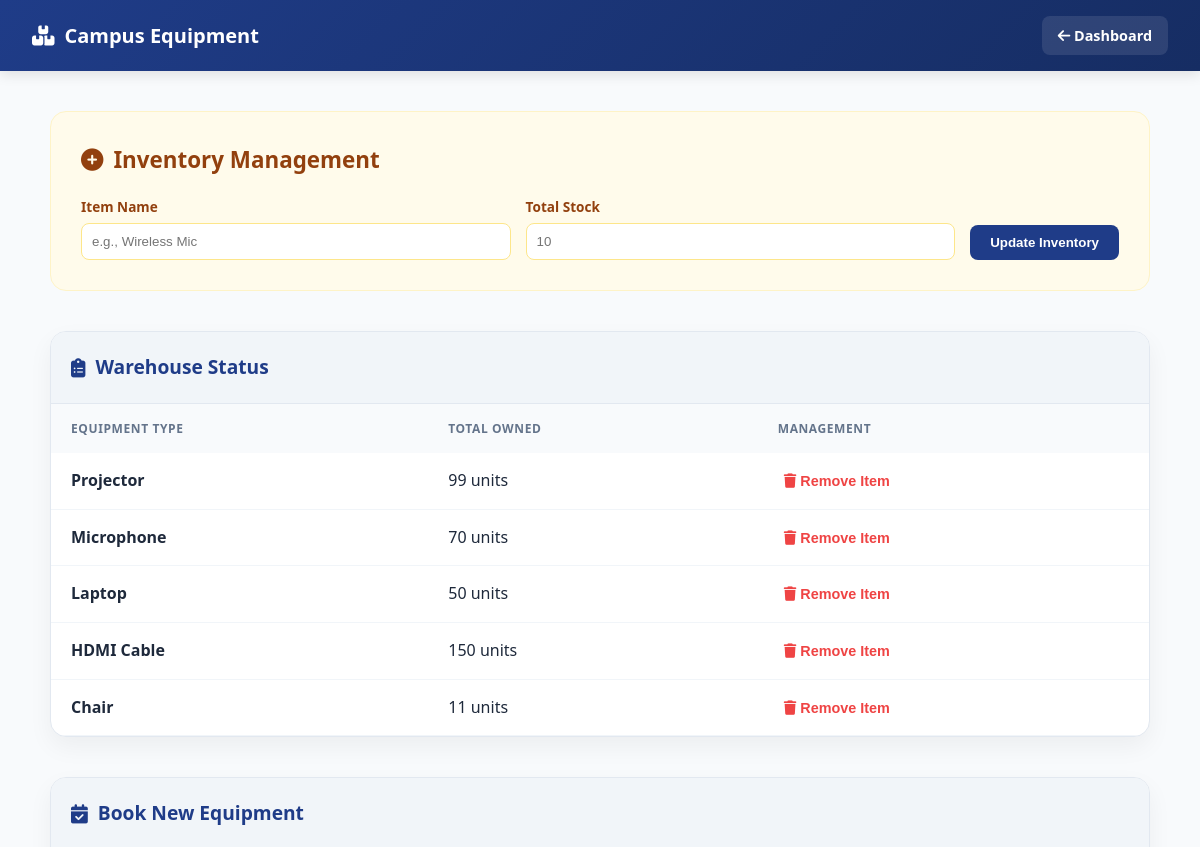
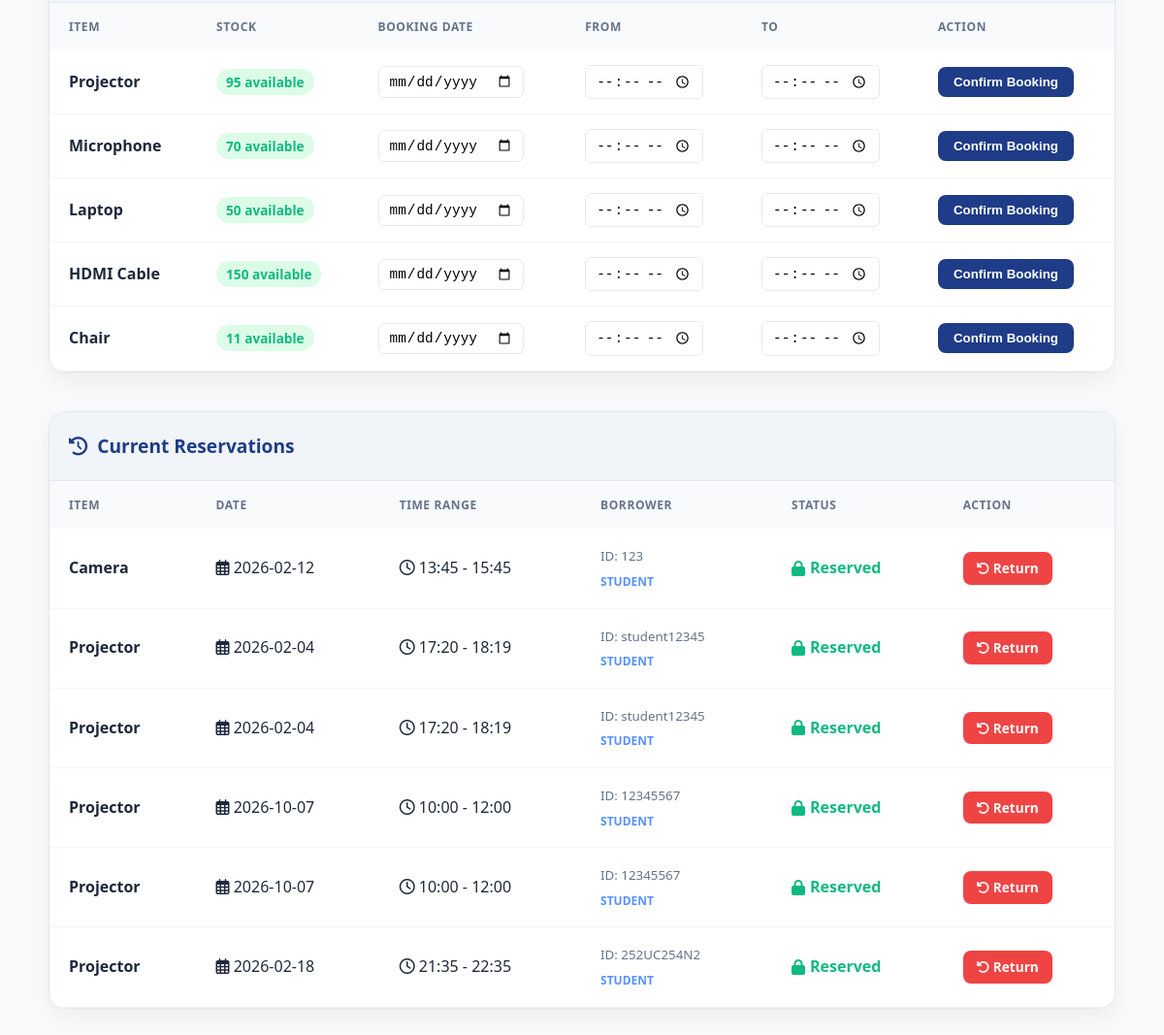
The app's page /equipment (signed in) with its own data (2 pictures, top to bottom).
### tables this page shows
CREATE TABLE equipment_inventory (
    id INTEGER PRIMARY KEY AUTOINCREMENT,
    equipment_name TEXT UNIQUE NOT NULL,
    total_quantity INTEGER NOT NULL
, available_quantity INTEGER DEFAULT 0);

CREATE TABLE equipment_bookings (
    id INTEGER PRIMARY KEY AUTOINCREMENT,
    equipment_name TEXT NOT NULL,
    booked_by TEXT NOT NULL,
    booking_date TEXT NOT NULL,
    start_time TEXT NOT NULL,  -- When they start
    end_time TEXT NOT NULL,    -- When they return it
    user_role TEXT NOT NULL,
    status TEXT DEFAULT 'Reserved'
);

### app.py (the view, shortened to what this page needs)
@app.route('/equipment', methods=['GET', 'POST'])
def equipment():
    if 'user_id' not in session:
        flash("Please login first", "danger")
        return redirect(url_for('student_login'))
    role = session.get('role')
    inventory = query_db(ADMIN_DB, "SELECT * FROM equipment_inventory")
    bookings = query_db(ADMIN_DB, "SELECT * FROM equipment_bookings")
    equipment_list = query_db(ADMIN_DB, """SELECT equipment_name, available_quantity FROM equipment_inventory""")
    return render_template(
        'equipment.html',
        bookings=bookings,
        inventory=inventory,
        equipment=equipment_list,
        role=role
    )
    if session.get('role') == 'lecturer':
        flash("Access Denied: Lecturers are not permitted to view or book equipment.", "danger")
        return redirect(url_for('dashboard'))
    bookings = query_db(ADMIN_DB, "SELECT * FROM equipment_bookings")
    return render_template('equipment.html', bookings=bookings)

### app.py (called while the page is built)
def query_db(db, query, args=(), one=False):
    conn = sqlite3.connect(db)
    conn.row_factory = sqlite3.Row
    cur = conn.cursor()
    cur.execute(query, args)
    conn.commit()
    result = cur.fetchall()
    conn.close()
    return result[0] if one and result else result

### templates/equipment.html (shortened to what this page needs)
<!DOCTYPE html>
<html lang="en">
<head>
    <link rel="stylesheet" href="https://cdnjs.cloudflare.com/ajax/libs/font-awesome/6.4.0/css/all.min.css">
</head>
<body>
<div class="navbar">
    <h3><i class="fas fa-boxes"></i> Campus Equipment</h3>
    <a href="{{ url_for('dashboard') }}"><i class="fas fa-arrow-left"></i> Dashboard</a>
</div>
<div class="container">
    {% if role == 'admin' %}
    <div class="admin-card">
        <h2><i class="fas fa-plus-circle"></i> Inventory Management</h2>
        <form method="POST" class="admin-form">
            <div class="form-group">
                <label>Item Name</label>
                <input type="text" name="equipment_name" placeholder="e.g., Wireless Mic" required>
            </div>
            <div class="form-group">
                <label>Total Stock</label>
                <input type="number" name="quantity" min="1" placeholder="10" required>
            </div>
            <button type="submit" class="add-btn">Update Inventory</button>
        </form>
    </div>
    {% endif %}
    <div class="section-card">
        <div class="card-header">
            <h2><i class="fas fa-clipboard-list"></i> Warehouse Status</h2>
        </div>
        <table>
            <thead>
                <tr>
                    <th>Equipment Type</th>
                    <th>Total Owned</th>
                    {% if role == 'admin' %}<th>Management</th>{% endif %}
                </tr>
            </thead>
            <tbody>
                {% for item in inventory %}
                <tr>
                    <td><strong>{{ item[1] }}</strong></td>
                    <td>{{ item[2] }} units</td>
                    {% if role == 'admin' %}
                    <td>
                        <form method="POST" style="display:inline;">
                            <button type="submit" name="delete_equipment" value="1" class="delete-btn">
                                <i class="fas fa-trash"></i> Remove Item
                            </button>
                        </form>
                    </td>
                    {% endif %}
                </tr>
                {% endfor %}
            </tbody>
        </table>
    </div>
    <div class="section-card">
        <div class="card-header">
            <h2><i class="fas fa-calendar-check"></i> Book New Equipment</h2>
        </div>
        <table>
            <thead>
                <tr>
                    <th>Item</th>
                    <th>Stock</th>
                    <th>Booking Date</th>
                    <th>From</th>
                    <th>To</th>
                    <th>Action</th>
                </tr>
            </thead>
            <tbody>
                {% for item in equipment %}
                <tr>
                    <form action="{{ url_for('book_equipment') }}" method="POST">
                        <td><strong>{{ item[0] }}</strong></td>
                        <td>
                            {% if item[1] > 0 %}
                                <span class="qty-badge qty-ok">{{ item[1] }} available</span>
                            {% else %}
                                <span class="qty-badge qty-low">Out of stock</span>
                            {% endif %}
                        </td>
                        <td><input type="date" name="date" required></td>
                        <td><input type="time" name="start_time" required></td>
                        <td><input type="time" name="end_time" required></td>
                        <td>
                            {% if item[1] > 0 %}
                            <button type="submit" class="book-btn">Confirm Booking</button>
                            {% else %}
                            <button disabled style="background:#cbd5e1; color:#64748b; border:none; padding:8px 16px; border-radius:8px; cursor:not-allowed;">Unavailable</button>
                            {% endif %}
                        </td>
                    </form>
                </tr>
                {% endfor %}
            </tbody>
        </table>
    </div>
    <div class="section-card">
        <div class="card-header">
            <h2><i class="fas fa-history"></i> Current Reservations</h2>
        </div>
        <table>
            <thead>
                <tr>
                    <th>Item</th>
                    <th>Date</th>
                    <th>Time Range</th>
                    <th>Borrower</th>
                    <th>Status</th>
                    <th>Action</th>
                </tr>
            </thead>
            <tbody>
                {% for booking in bookings %}
                <tr>
                    <td><strong>{{ booking[1] }}</strong></td>
                    <td><i class="far fa-calendar-alt"></i> {{ booking[3] }}</td>
                    <td><i class="far fa-clock"></i> {{ booking[4] }} - {{ booking[5] }}</td>
                    <td>
                        <small style="color:#64748b;">ID: {{ booking[2] }}</small><br>
                        <span style="font-size:0.75rem; font-weight:700; color:var(--secondary)">{{ booking[6]|upper }}</span>
                    </td>
                    <td><span class="status-reserved"><i class="fas fa-lock"></i> {{ booking[7] }}</span></td>
                    <td>
                        <a href="{{ url_for('return_equipment', booking_id=booking[0]) }}" class="return-btn">
                            <i class="fas fa-undo"></i> Return
                        </a>
                    </td>
                </tr>
                {% else %}
                <tr>
                    <td colspan="6" style="text-align: center; color: #94a3b8; padding: 40px;">No items currently checked out.</td>
                </tr>
                {% endfor %}
            </tbody>
        </table>
    </div>
</div>
</body>
</html>

### templates/equipment.html (style rules this page uses)
:root { --primary: #1f3c88; --secondary: #5893ff; --bg: #f8fafc; --text: #1e293b; --border: #e2e8f0; --success: #10b981; --danger: #ef4444; --warning: #f59e0b; }
body { font-family: 'Segoe UI', sans-serif; background-color: var(--bg); color: var(--text); margin: 0; line-height: 1.6; }
.navbar { background: linear-gradient(135deg, var(--primary) 0%, #162d63 100%); color: white; padding: 1rem 2rem; display: flex; justify-content: space-between; align-items: center; box-shadow: 0 4px 12px rgba(0,0,0,0.1); position: sticky; top: 0; z-index: 1000; }
.navbar h3 { margin: 0; font-size: 1.25rem; display: flex; align-items: center; gap: 10px; }
.navbar a { color: white; text-decoration: none; font-weight: 600; font-size: 0.9rem; padding: 8px 16px; background: rgba(255,255,255,0.1); border-radius: 8px; transition: all 0.3s ease; }
.container { max-width: 1100px; margin: 40px auto; padding: 0 20px 60px; }
.admin-card { background: #fffbeb; border: 1px solid #fef3c7; padding: 30px; border-radius: 16px; margin-bottom: 40px; }
.admin-card h2 { margin-top: 0; color: #92400e; font-size: 1.4rem; display: flex; align-items: center; gap: 10px; }
.admin-form { display: flex; gap: 15px; flex-wrap: wrap; align-items: flex-end; }
.form-group { display: flex; flex-direction: column; gap: 5px; flex: 1; min-width: 200px; }
.form-group label { font-size: 0.85rem; font-weight: 700; color: #92400e; }
.admin-form input { padding: 10px; border: 1px solid #fde68a; border-radius: 8px; outline: none; }
.add-btn { background-color: var(--primary); color: white; padding: 10px 20px; border: none; border-radius: 8px; font-weight: 700; cursor: pointer; transition: background 0.3s; }
.section-card { background: white; border-radius: 16px; box-shadow: 0 10px 25px rgba(0,0,0,0.05); border: 1px solid var(--border); overflow: hidden; margin-bottom: 40px; }
.card-header { padding: 20px; background: #f1f5f9; border-bottom: 1px solid var(--border); }
.card-header h2 { margin: 0; font-size: 1.2rem; color: var(--primary); display: flex; align-items: center; gap: 10px; }
table { width: 100%; border-collapse: collapse; }
th { text-align: left; padding: 15px 20px; background: #f8fafc; color: #64748b; font-size: 0.75rem; text-transform: uppercase; letter-spacing: 0.05em; }
td { padding: 15px 20px; border-bottom: 1px solid #f1f5f9; vertical-align: middle; }
table input { padding: 6px 10px; border: 1px solid var(--border); border-radius: 6px; font-size: 0.9rem; }
.book-btn { background: var(--primary); color: white; border: none; padding: 8px 16px; border-radius: 8px; font-weight: 700; cursor: pointer; }
.delete-btn { background: none; color: var(--danger); border: none; cursor: pointer; font-size: 0.9rem; font-weight: 600; }
.return-btn { background-color: var(--danger); color: white; border: none; padding: 6px 14px; border-radius: 8px; font-weight: 700; cursor: pointer; text-decoration: none; display: inline-block; font-size: 0.85rem; }
.qty-badge { padding: 4px 10px; border-radius: 20px; font-weight: 800; font-size: 0.85rem; }
.qty-ok { background: #dcfce7; color: var(--success); }
.status-reserved { color: var(--success); font-weight: 700; display: flex; align-items: center; gap: 5px; }

### records on screen
equipment_inventory: equipment_name "Projector", total_quantity "99", available_quantity "95", shows "Confirm Booking"
equipment_inventory: equipment_name "Microphone", total_quantity "70", available_quantity "70", shows "Confirm Booking"
equipment_inventory: equipment_name "Laptop", total_quantity "50", available_quantity "50", shows "Confirm Booking"
equipment_inventory: equipment_name "HDMI Cable", total_quantity "150", available_quantity "150", shows "Confirm Booking"
equipment_inventory: equipment_name "Chair", total_quantity "11", available_quantity "11", shows "Confirm Booking"
equipment_bookings: equipment_name "Camera", booking_date "2026-02-12", start_time "13:45", end_time "15:45", booked_by "123", user_role "STUDENT", status "Reserved"
equipment_bookings: equipment_name "Projector", booking_date "2026-02-04", start_time "17:20", end_time "18:19", booked_by "student12345", user_role "STUDENT", status "Reserved"
equipment_bookings: equipment_name "Projector", booking_date "2026-02-04", start_time "17:20", end_time "18:19", booked_by "student12345", user_role "STUDENT", status "Reserved"
equipment_bookings: equipment_name "Projector", booking_date "2026-10-07", start_time "10:00", end_time "12:00", booked_by "12345567", user_role "STUDENT", status "Reserved"
equipment_bookings: equipment_name "Projector", booking_date "2026-10-07", start_time "10:00", end_time "12:00", booked_by "12345567", user_role "STUDENT", status "Reserved"
equipment_bookings: equipment_name "Projector", booking_date "2026-02-18", start_time "21:35", end_time "22:35", booked_by "252UC254N2", user_role "STUDENT", status "Reserved"
